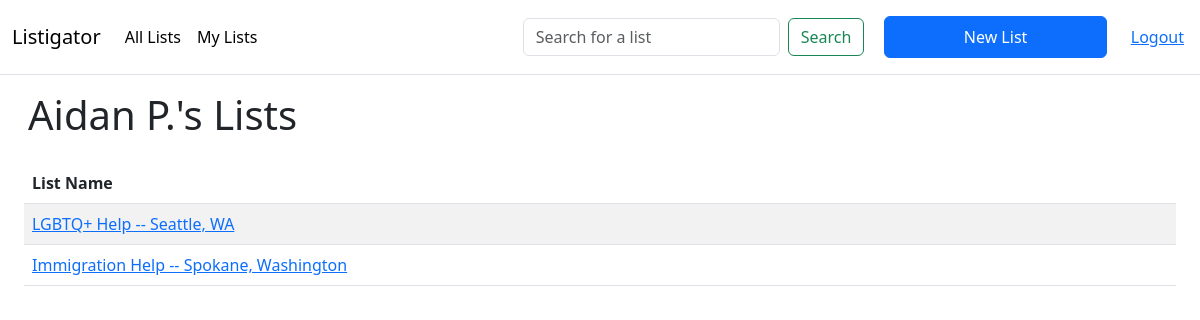
/user/5 (signed in), run on the app's committed database.
### listigator/models.py (models this page shows, shortened)
class User(db.Model):
    id = db.Column(db.Integer, primary_key=True)
    username = db.Column(db.String(50))
    password_hash = db.Column(db.String(128))
    lists = db.relationship('List', backref='user', lazy=True)

class List(db.Model):
    id = db.Column(db.Integer, primary_key=True)
    user_id = db.Column(db.Integer, db.ForeignKey('user.id'),
        nullable=False)
    public = db.Column(db.Boolean, nullable=False, default=False)
    title = db.Column(db.String(50), nullable=False)
    lawyers = db.relationship('Lawyer', secondary=list_lawyers, lazy='subquery',
        backref=db.backref('lists', lazy=True))

### listigator/app.py (the view)
@main.route('/user/<int:user_id>')
@login_required
def user(user_id):
    public_lists = List.query.join(User).filter(List.user_id == user_id, List.public == True, User.id == user_id).all()
    return render_template('main/user.html', lists=public_lists)

### listigator/auth.py (called while the page is built)
def login_required(route):
    @functools.wraps(route)
    def wrapped_route(**kwargs):
        if session.get('user_id') is None:
            return redirect(url_for('auth.login'))
        return route(**kwargs)
    return wrapped_route

### listigator/templates/main/user.html (shortened to what this page needs)
{% extends 'main/layout.html' %}
{% block main %}
<h1 class="p-3">{{ lists[0].user.username}}'s Lists</h1>
{% if lists %}
<div class="container-fluid">
    <table class='table ph-3 bg-light table-striped'>
        <thead>
            <tr>
                <th scope="col">List Name</th>
            </tr>
        </thead>
        <tbody>
            {% for list in lists %}
                <tr class='p-3'>
                    {% if list.public %}
                        <td class='name'><a href="/list/{{ list.id }}">{{ list.title }}</a></td>
                    {% endif %}
                </tr>
            {% endfor %}
        </tbody>
    </table>
</div>
{% else %}
    <p>This user has no lists yet.</p>
{% endif %}
{% endblock %}

### listigator/static/css/style.css (style rules this page uses)
:root { --primary: #00356b; --secondary: #287dc0; --tertiary: #63aaff; --grey: lightgrey; --white: #fff; }

### data on the page
User: username "Aidan P."
List: title "LGBTQ+ Help -- Seattle, WA"
List: title "Immigration Help -- Spokane, Washington"
